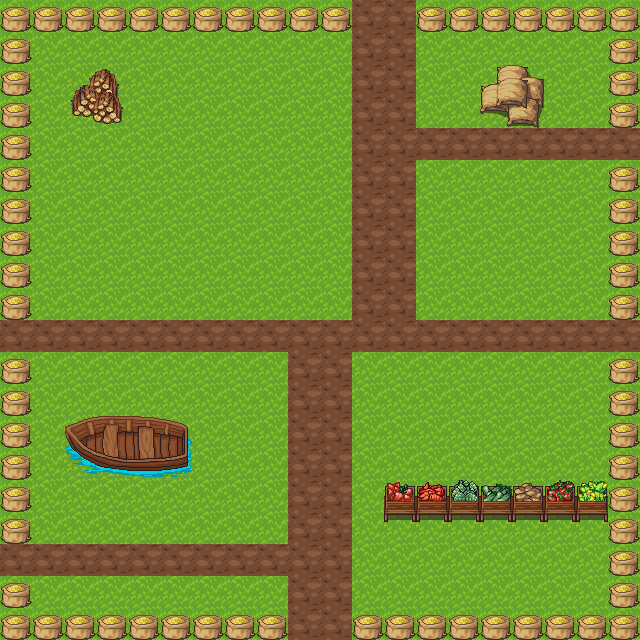

Rendered tile map (Tiled .tmx) drawn with the repository's tilesets; below, a short description and the full map source, tile grids included:
An orthogonal 20x20 tile map with 32x32 px tiles, 2 tile layers (Sol, Objet), 3 tilesets and 17 objects.

<map version="1.10" tiledversion="1.11.0" orientation="orthogonal" renderorder="right-down" width="20" height="20" tilewidth="32" tileheight="32" infinite="0" nextlayerid="4" nextobjectid="42">
 <tileset firstgid="1" source="tallgrass.tsx" />
 <tileset firstgid="19" source="plowed_soil.tsx" />
 <tileset firstgid="37" source="farming_fishing.tsx" />
 <layer id="1" name="Sol" width="20" height="20">
  <data encoding="csv">
11,11,11,11,11,11,11,11,11,11,11,34,34,11,11,11,11,11,11,11,
11,11,11,11,11,11,11,11,11,11,11,34,34,11,11,11,11,11,11,11,
11,11,11,11,11,11,11,11,11,11,11,34,34,11,11,11,11,11,11,11,
11,11,11,11,11,11,11,11,11,11,11,34,34,11,11,11,11,11,11,11,
11,11,11,11,11,11,11,11,11,11,11,34,34,34,34,34,34,34,34,34,
11,11,11,11,11,11,11,11,11,11,11,34,34,11,11,11,11,11,11,11,
11,11,11,11,11,11,11,11,11,11,11,34,34,11,11,11,11,11,11,11,
11,11,11,11,11,11,11,11,11,11,11,34,34,11,11,11,11,11,11,11,
11,11,11,11,11,11,11,11,11,11,11,34,34,11,11,11,11,11,11,11,
11,11,11,11,11,11,11,11,11,11,11,34,34,11,11,11,11,11,11,11,
34,34,34,34,34,34,34,34,34,34,34,34,34,34,34,34,34,34,34,34,
11,11,11,11,11,11,11,11,11,34,34,11,11,11,11,11,11,11,11,11,
11,11,11,11,11,11,11,11,11,34,34,11,11,11,11,11,11,11,11,11,
11,11,11,11,11,11,11,11,11,34,34,11,11,11,11,11,11,11,11,11,
11,11,11,11,11,11,11,11,11,34,34,11,11,11,11,11,11,11,11,11,
11,11,11,11,11,11,11,11,11,34,34,11,11,11,11,11,11,11,11,11,
11,11,11,11,11,11,11,11,11,34,34,11,11,11,11,11,11,11,11,11,
34,34,34,34,34,34,34,34,34,34,34,11,11,11,11,11,11,11,11,11,
11,11,11,11,11,11,11,11,11,34,34,11,11,11,11,11,11,11,11,11,
11,11,11,11,11,11,11,11,11,34,34,11,11,11,11,11,11,11,11,11
</data>
 </layer>
 <layer id="2" name="Objet" width="20" height="20">
  <data encoding="csv">
138,138,138,138,138,138,138,138,138,138,138,0,0,138,138,138,138,138,138,138,
138,0,0,0,0,0,0,0,0,0,0,0,0,0,0,0,0,0,0,138,
138,0,40,41,0,0,0,0,0,0,0,0,0,0,0,80,81,0,0,138,
138,0,60,61,0,0,0,0,0,0,0,0,0,0,0,100,101,0,0,138,
138,0,0,0,0,0,0,0,0,0,0,0,0,0,0,0,0,0,0,0,
138,0,0,0,0,0,0,0,0,0,0,0,0,0,0,0,0,0,0,138,
138,0,0,0,0,0,0,0,0,0,0,0,0,0,0,0,0,0,0,138,
138,0,0,0,0,0,0,0,0,0,0,0,0,0,0,0,0,0,0,138,
138,0,0,0,0,0,0,0,0,0,0,0,0,0,0,0,0,0,0,138,
138,0,0,0,0,0,0,0,0,0,0,0,0,0,0,0,0,0,0,138,
0,0,0,0,0,0,0,0,0,0,0,0,0,0,0,0,0,0,0,0,
138,0,0,0,0,0,0,0,0,0,0,0,0,0,0,0,0,0,0,138,
138,0,0,0,0,0,0,0,0,0,0,0,0,0,0,0,0,0,0,138,
138,0,364,365,366,367,0,0,0,0,0,0,0,0,0,0,0,0,0,138,
138,0,384,385,386,387,0,0,0,0,0,0,0,0,0,0,0,0,0,138,
138,0,0,0,0,0,0,0,0,0,0,0,245,246,247,248,249,250,251,138,
138,0,0,0,0,0,0,0,0,0,0,0,265,266,267,268,269,270,271,138,
0,0,0,0,0,0,0,0,0,0,0,0,0,0,0,0,0,0,0,138,
138,0,0,0,0,0,0,0,0,0,0,0,0,0,0,0,0,0,0,138,
138,138,138,138,138,138,138,138,138,0,0,138,138,138,138,138,138,138,138,138
</data>
 </layer>
 <objectgroup id="3" name="collision">
  <object id="1" x="7.81536" y="303.236" width="2.34461" height="3.12614" />
  <object id="22" x="0" y="1.56307" width="353.254" height="32.043" />
  <object id="23" x="0" y="28.9168" width="31.2614" height="289.168" />
  <object id="24" x="0.781536" y="351.691" width="29.6984" height="193.821" />
  <object id="25" x="0" y="577.555" width="32.043" height="62.5229" />
  <object id="26" x="32.043" y="610.38" width="254.781" height="28.1353" />
  <object id="27" x="352.473" y="614.287" width="286.824" height="25.0092" />
  <object id="28" x="611.943" y="354.036" width="27.3538" height="261.033" />
  <object id="29" x="604.909" y="158.652" width="32.8245" height="161.778" />
  <object id="30" x="417.34" y="0" width="220.393" height="30.4799" />
  <object id="31" x="607.254" y="26.5722" width="29.6984" height="101.6" />
  <object id="36" x="71.9013" y="70.3383" width="0.781536" height="1.56307" />
  <object id="37" x="65.649" y="70.3383" width="0.781536" height="1.56307" />
  <object id="38" x="65.649" y="67.9937" width="69.5567" height="54.7075" />
  <object id="39" x="474.392" y="67.9937" width="81.2798" height="56.2706" />
  <object id="40" x="64.8675" y="414.214" width="126.609" height="60.1783" />
  <object id="41" x="384.516" y="482.989" width="225.082" height="37.5137" />
 </objectgroup>
</map>
